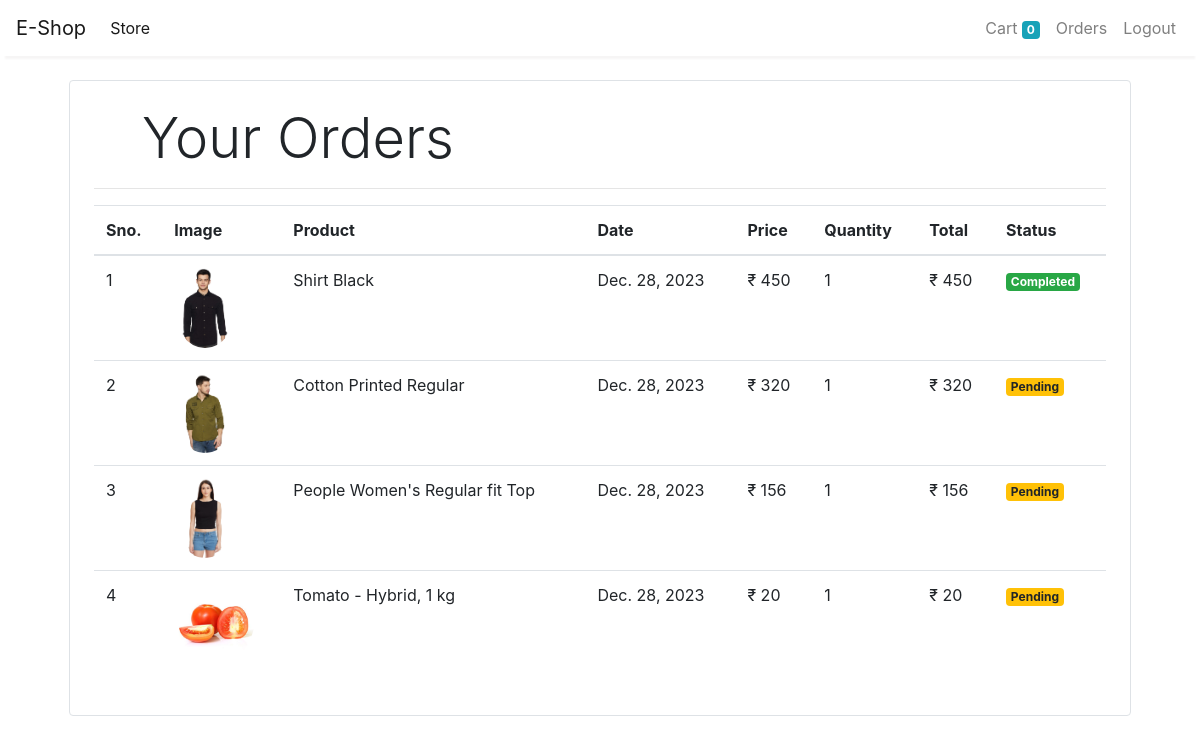
/orders (signed in), run on the app's committed database.
### store/models/orders.py (models this page shows, shortened)
class Order(models.Model):
    product = models.ForeignKey(Product,
                                on_delete=models.CASCADE)
    customer = models.ForeignKey(Customer,
                                 on_delete=models.CASCADE)
    quantity = models.IntegerField(default=1)
    price = models.IntegerField()
    address = models.CharField(max_length=50, default='', blank=True)
    phone = models.CharField(max_length=50, default='', blank=True)
    date = models.DateField(default=datetime.datetime.today)
    status = models.BooleanField(default=False)
    @staticmethod
    def get_orders_by_customer(customer_id):
        return Order.objects.filter(customer=customer_id).order_by('-date')

### store/models/product.py (models this page shows, shortened)
class Product(models.Model):
    name = models.CharField(max_length=50)
    price = models.IntegerField(default=0)
    category = models.ForeignKey(Category, on_delete=models.CASCADE, default=1)
    description = models.CharField(max_length=200, default='' , null=True , blank=True)
    image = models.ImageField(upload_to='uploads/products/')

### store/middlewares/auth.py (the view)
    def middleware(request):
        print(request.session.get('customer'))
        returnUrl = request.META['PATH_INFO']
        print(request.META['PATH_INFO'])
        if not request.session.get('customer'):
           return redirect(f'login?return_url={returnUrl}')
        response = get_response(request)
        return response

### store/templatetags/custom_filter.py (called while the page is built)
@register.filter(name='currency')
def currency(number):
    return "₹ "+str(number)

@register.filter(name='multiply')
def multiply(number , number1):
    return number * number1

### store/views/orders.py (called while the page is built)
    def get(self , request ):
        customer = request.session.get('customer')
        orders = Order.get_orders_by_customer(customer)
        print(orders)
        return render(request , 'orders.html'  , {'orders' : orders})

### store/templates/orders.html
{% extends 'base.html' %}
{% block content %}
{% load cart %}
{% load custom_filter %}
<div class="container">
   <div class="border rounded p-4 m-4">
        <p class="display-4 pl-4 ml-4">Your Orders</p>
        <hr>
        <table class="table">
            <thead>
                <tr>
                    <th>Sno.</th>
                    <th>Image</th>
                    <th>Product</th>
                    <th>Date</th>
                    <th>Price</th>
                    <th>Quantity</th>
                    <th>Total</th>
                    <th>Status</th>
                </tr>
            </thead>
            <tbody>
                {% for order in orders %}
                <tr>
                    <td>{{forloop.counter}}</td>
                    <td><img style="height: 80px;" class="rounded-circle" src="{{order.product.image.url}}" alt=""></td>
                    <td>{{order.product.name}}</td>
                    <td>{{order.date}}</td>
                    <td>{{order.price|currency}}</td>
                    <td>{{order.quantity}}</td>
                    <td>{{order.quantity|multiply:order.price|currency}}</td>
                    {% if order.status %}
                    <td><small class="badge badge-success">Completed</small></td>
                    {%else%}
                    <td><small class="badge badge-warning">Pending</small></td>
                    {% endif %}
                </tr>
                {% endfor %}
            </tbody>
        </table>
   </div>
</div>
{% endblock %}

### data on the page
Order: product.image (picture), product.name "Shirt Black", date "Dec. 28, 2023", price "₹ 450", quantity "1", quantity|multiply "₹ 450", status "Completed"
Order: product.image (picture), product.name "Cotton Printed Regular", date "Dec. 28, 2023", price "₹ 320", quantity "1", quantity|multiply "₹ 320", status "Pending"
Order: product.image (picture), product.name "People Women's Regular fit Top", date "Dec. 28, 2023", price "₹ 156", quantity "1", quantity|multiply "₹ 156", status "Pending"
Order: product.image (picture), product.name "Tomato - Hybrid, 1 kg", date "Dec. 28, 2023", price "₹ 20", quantity "1", quantity|multiply "₹ 20", status "Pending"

### other printed values
{{ request.session.cart.keys|length }} "0"
